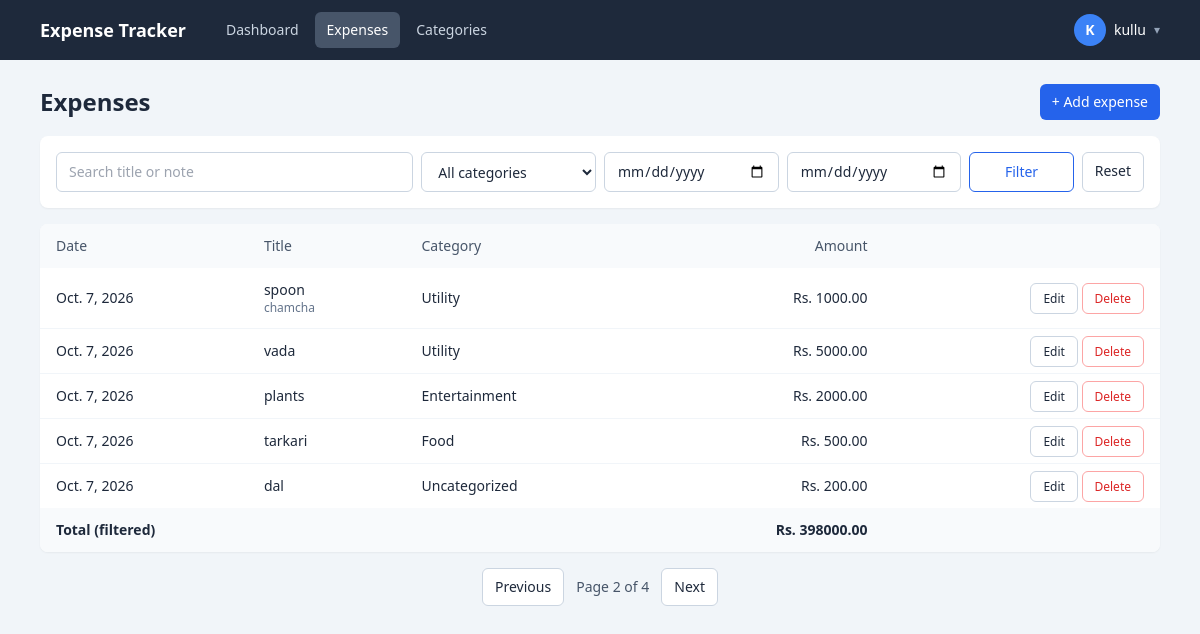
The app's page /expenses/?&page=2 (signed in) with its own data.
### tracker/models.py (models this page shows, shortened)
class Expense(models.Model):
    user = models.ForeignKey(User, on_delete=models.CASCADE, related_name='expenses')
    title = models.CharField(max_length=120)
    amount = models.DecimalField(max_digits=10, decimal_places=2, validators=[MinValueValidator(0.01)])
    category = models.ForeignKey(Category, on_delete=models.SET_NULL, null=True, blank=True, related_name='expenses')
    date = models.DateField(default=timezone.localdate)
    note = models.TextField(blank=True)
    class Meta:
        ordering = ['-date', '-id']

class Category(models.Model):
    user = models.ForeignKey(User, on_delete=models.CASCADE, related_name='categories')
    name = models.CharField(max_length=60)
    class Meta:
        ordering = ['name']
        unique_together = ('user', 'name')
        verbose_name_plural = 'categories'
    def __str__(self):
        return self.name

### tracker/views.py (the view)
# urls.py: path('expenses/', views.expense_list, name='expense_list'),
@login_required
def expense_list(request):
    qs = Expense.objects.filter(user=request.user).select_related('category')
    q = request.GET.get('q', '').strip()
    category = request.GET.get('category', '')
    date_from = _parse(request.GET.get('date_from'))
    date_to = _parse(request.GET.get('date_to'))
    if q:
        qs = qs.filter(Q(title__icontains=q) | Q(note__icontains=q))
    if category.isdigit():
        qs = qs.filter(category_id=category)
    if date_from:
        qs = qs.filter(date__gte=date_from)
    if date_to:
        qs = qs.filter(date__lte=date_to)
    total = qs.aggregate(t=Sum('amount'))['t'] or 0
    page = Paginator(qs, 5).get_page(request.GET.get('page'))
    params = request.GET.copy()
    params.pop('page', None)
    return render(request, 'expense_list.html', {
        'page': page,
        'total': total,
        'categories': Category.objects.filter(user=request.user),
        'filters': {'q': q, 'category': category,
                    'date_from': request.GET.get('date_from', ''),
                    'date_to': request.GET.get('date_to', '')},
        'querystring': params.urlencode(),
    })

### tracker/views.py (called while the page is built)
def _parse(value):
    try:
        return parse_date(value or '')
    except ValueError:
        return None

### templates/expense_list.html (shortened to what this page needs)
{% extends 'base.html' %}
{% block content %}
<div class="flex items-center justify-between mb-4">
  <h1 class="text-2xl font-semibold">Expenses</h1>
  <a href="{% url 'expense_create' %}" class="bg-blue-600 hover:bg-blue-700 text-white text-sm px-3 py-2 rounded-md">+ Add expense</a>
</div>
<form method="get" class="bg-white rounded-lg shadow-sm p-4 mb-4 grid gap-2 md:grid-cols-6">
  <input name="q" value="{{ filters.q }}" placeholder="Search title or note" class="md:col-span-2 rounded-md border border-slate-300 bg-white px-3 py-2 text-sm">
  <select name="category" class="rounded-md border border-slate-300 bg-white px-3 py-2 text-sm">
    <option value="">All categories</option>
  </select>
  <input type="date" name="date_from" value="{{ filters.date_from }}" title="From" class="rounded-md border border-slate-300 bg-white px-3 py-2 text-sm">
  <input type="date" name="date_to" value="{{ filters.date_to }}" title="To" class="rounded-md border border-slate-300 bg-white px-3 py-2 text-sm">
  <div class="flex gap-2">
    <button class="flex-1 border border-blue-600 text-blue-600 hover:bg-blue-50 text-sm px-3 py-2 rounded-md">Filter</button>
    <a href="{% url 'expense_list' %}" class="border border-slate-300 hover:bg-slate-50 text-sm px-3 py-2 rounded-md">Reset</a>
  </div>
</form>
<div class="bg-white rounded-lg shadow-sm overflow-x-auto">
  <table class="w-full text-sm">
    <thead class="bg-slate-50 text-left text-slate-600">
      <tr>
        <th class="px-4 py-3 font-medium">Date</th>
        <th class="px-4 py-3 font-medium">Title</th>
        <th class="px-4 py-3 font-medium">Category</th>
        <th class="px-4 py-3 font-medium text-right">Amount</th>
        <th></th>
      </tr>
    </thead>
    <tbody class="divide-y divide-slate-100">
      {% for e in page %}
      <tr class="hover:bg-slate-50">
        <td class="px-4 py-3 whitespace-nowrap">{{ e.date }}</td>
        <td class="px-4 py-3">{{ e.title }}{% if e.note %}<div class="text-xs text-slate-500">{{ e.note|truncatechars:60 }}</div>{% endif %}</td>
        <td class="px-4 py-3">{{ e.category|default:"Uncategorized" }}</td>
        <td class="px-4 py-3 text-right whitespace-nowrap">Rs. {{ e.amount }}</td>
        <td class="px-4 py-3 text-right whitespace-nowrap">
          <a href="{% url 'expense_update' e.pk %}" class="border border-slate-300 hover:bg-slate-50 text-xs px-3 py-1.5 rounded-md">Edit</a>
          <a href="{% url 'expense_delete' e.pk %}" class="border border-red-300 text-red-600 hover:bg-red-50 text-xs px-3 py-1.5 rounded-md">Delete</a>
        </td>
      </tr>
      {% empty %}
      <tr><td colspan="5" class="px-4 py-8 text-center text-slate-500">No expenses found.</td></tr>
      {% endfor %}
    </tbody>
    <tfoot class="bg-slate-50 font-semibold">
      <tr><td colspan="3" class="px-4 py-3">Total (filtered)</td><td class="px-4 py-3 text-right">Rs. {{ total|floatformat:2 }}</td><td></td></tr>
    </tfoot>
  </table>
</div>
{% if page.has_other_pages %}
<div class="flex items-center justify-center gap-3 mt-4 text-sm">
  {% if page.has_previous %}<a href="?{{ querystring }}&page={{ page.previous_page_number }}" class="border border-slate-300 bg-white hover:bg-slate-50 px-3 py-2 rounded-md">Previous</a>{% endif %}
  <span class="text-slate-600">Page {{ page.number }} of {{ page.paginator.num_pages }}</span>
  {% if page.has_next %}<a href="?{{ querystring }}&page={{ page.next_page_number }}" class="border border-slate-300 bg-white hover:bg-slate-50 px-3 py-2 rounded-md">Next</a>{% endif %}
</div>
{% endif %}
{% endblock %}

### templates/base.html (shortened to what this page needs)
<!doctype html>
<html lang="en">
<head>
  <script src="https://cdn.tailwindcss.com"></script>
</head>
<body class="bg-slate-100 text-slate-800 min-h-screen">
<nav class="bg-slate-800 mb-6">
  <div class="max-w-6xl mx-auto px-4 py-3 flex flex-wrap items-center gap-3">
    <a href="{% url 'dashboard' %}" class="text-white font-semibold text-lg mr-4">Expense Tracker</a>
    {% if user.is_authenticated %}
    {% url 'dashboard' as dashboard_url %}
    <div class="flex flex-wrap items-center gap-1">
      <a href="{% url 'dashboard' %}" class="px-3 py-2 rounded-md text-sm {% if request.path == dashboard_url %}bg-slate-600 text-white{% else %}text-slate-300 hover:bg-slate-700 hover:text-white{% endif %}">Dashboard</a>
      <a href="{% url 'expense_list' %}" class="px-3 py-2 rounded-md text-sm {% if '/expenses/' in request.path %}bg-slate-600 text-white{% else %}text-slate-300 hover:bg-slate-700 hover:text-white{% endif %}">Expenses</a>
      <a href="{% url 'category_list' %}" class="px-3 py-2 rounded-md text-sm {% if '/categories/' in request.path %}bg-slate-600 text-white{% else %}text-slate-300 hover:bg-slate-700 hover:text-white{% endif %}">Categories</a>
    </div>
    <div class="ml-auto flex items-center gap-4">
      <details class="relative">
        <summary class="flex items-center gap-2 cursor-pointer list-none text-white text-sm">
          <span class="w-8 h-8 rounded-full bg-blue-500 flex items-center justify-center font-semibold">{{ user.username|first|upper }}</span>
          <span>{{ user.username }}</span>
          <span class="text-slate-400 text-xs">&#9662;</span>
        </summary>
      </details>
    </div>
    {% endif %}
  </div>
</nav>
<main class="max-w-6xl mx-auto px-4 pb-10">
  {% block content %}{% endblock %}
</main>
</body>
</html>

### records on screen
Expense: date "Oct. 7, 2026", title "spoon", note "chamcha", category "Utility", amount "1000.00"
Expense: date "Oct. 7, 2026", title "vada", category "Utility", amount "5000.00"
Expense: date "Oct. 7, 2026", title "plants", category "Entertainment", amount "2000.00"
Expense: date "Oct. 7, 2026", title "tarkari", category "Food", amount "500.00"
Expense: date "Oct. 7, 2026", title "dal", category "Uncategorized", amount "200.00"

### other values on screen
{{ user.username|first|upper }} "K"
{{ user.username }} "kullu"
{{ total|floatformat:2 }} "398000.00"
{{ page.number }} "2"
{{ page.paginator.num_pages }} "4"
